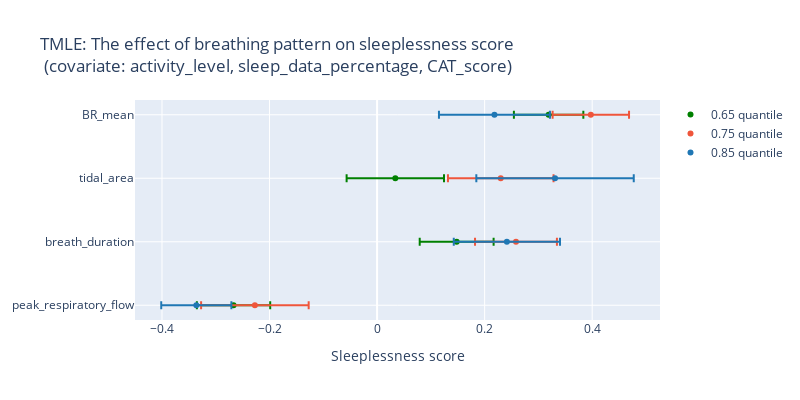

Here is the notebook cell this chart was saved with:
### Code cell
fig = go.Figure()

df = pd.read_csv(f"results/NHS/TMLE/with_CAT/tmle_quantile0.65.csv")
fig.add_trace(go.Scatter(x=df.V2, y=df.V1, mode='markers', error_x=dict(array=df.V3), name="0.65 quantile", line_color='green'))
df = pd.read_csv(f"results/NHS/TMLE/with_CAT/tmle_quantile0.75.csv")
fig.add_trace(go.Scatter(x=df.V2, y=df.V1, mode='markers', error_x=dict(array=df.V3), name="0.75 quantile"))
df = pd.read_csv(f"results/NHS/TMLE/with_CAT/tmle_quantile0.85.csv")
fig.add_trace(go.Scatter(x=df.V2, y=df.V1, mode='markers', error_x=dict(array=df.V3), name="0.85 quantile", line_color='#1f77b4'))

fig['layout']['yaxis']['autorange'] = "reversed"
fig.update_layout(
    title=f"TMLE: The effect of breathing pattern on sleeplessness score <br> (covariate: activity_level, sleep_data_percentage, CAT_score)",
    xaxis_title="Sleeplessness score",
    autosize=False,
    width=800,
    height=400,
)
fig.show()

### Figure 1 — Plotly figure (JSON) as saved in the notebook; plotly's stock layout.template omitted (floating-point values rounded to 4 significant figures)
{"data": [{"error_x": {"array": [0.06458, 0.09055, 0.06871, 0.06818]}, "line": {"color": "green"}, "mode": "markers", "name": "0.65 quantile", "type": "scatter", "x": [0.319, 0.03389, 0.148, -0.2669], "y": ["BR_mean", "tidal_area", "breath_duration", "peak_respiratory_flow"]}, {"error_x": {"array": [0.07105, 0.09817, 0.07616, 0.1]}, "mode": "markers", "name": "0.75 quantile", "type": "scatter", "x": [0.3975, 0.2299, 0.2583, -0.2272], "y": ["BR_mean", "tidal_area", "breath_duration", "peak_respiratory_flow"]}, {"error_x": {"array": [0.1032, 0.1464, 0.09876, 0.06522]}, "line": {"color": "#1f77b4"}, "mode": "markers", "name": "0.85 quantile", "type": "scatter", "x": [0.2182, 0.3309, 0.2413, -0.3362], "y": ["BR_mean", "tidal_area", "breath_duration", "peak_respiratory_flow"]}], "layout": {"autosize": false, "height": 400, "title": {"text": "TMLE: The effect of breathing pattern on sleeplessness score <br> (covariate: activity_level, sleep_data_percentage, CAT_score)"}, "width": 800, "xaxis": {"autorange": true, "range": [-0.4502, 0.5261], "title": {"text": "Sleeplessness score"}, "type": "linear"}, "yaxis": {"autorange": true, "range": [3.232, -0.2323], "type": "category"}}}
